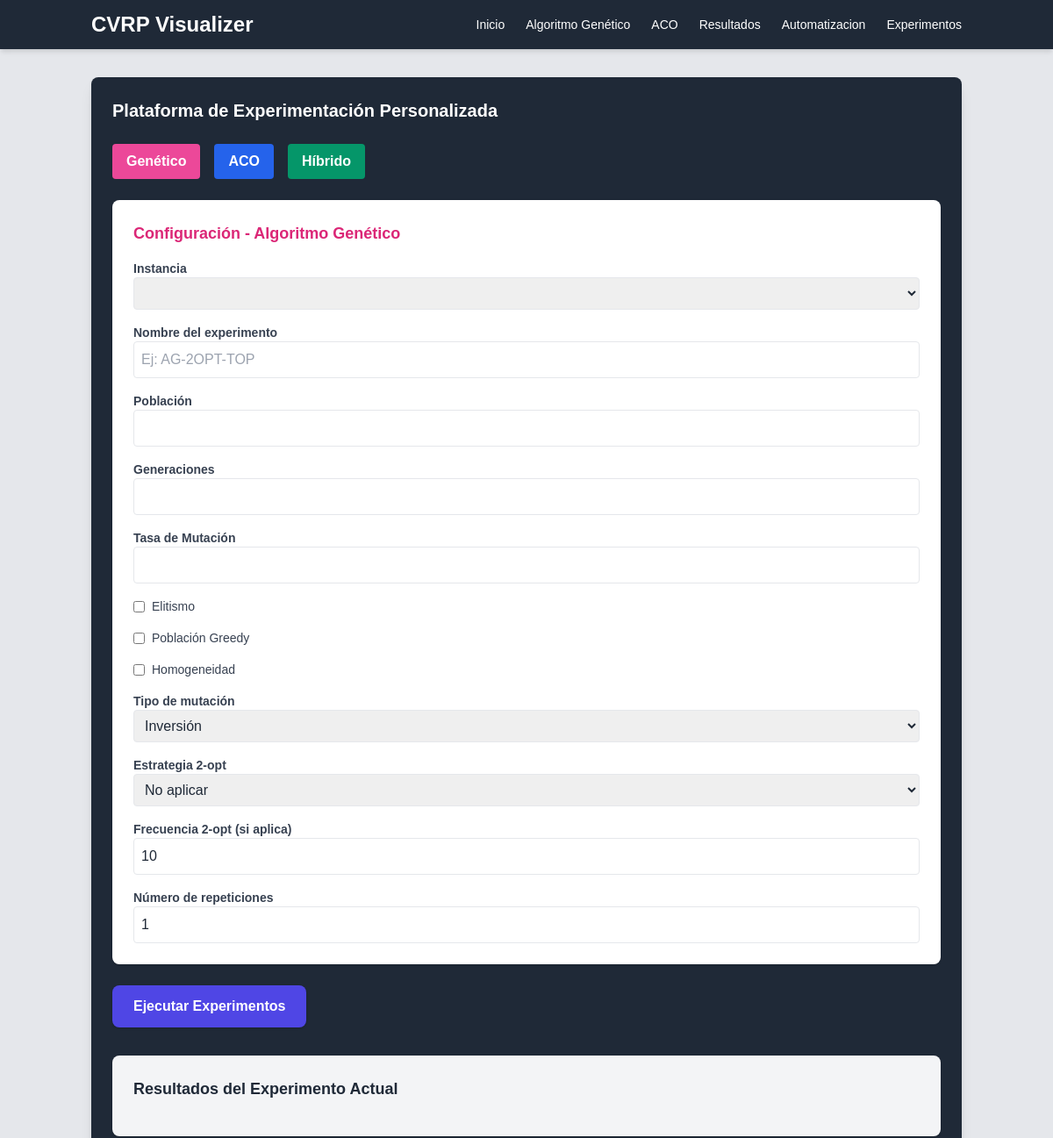
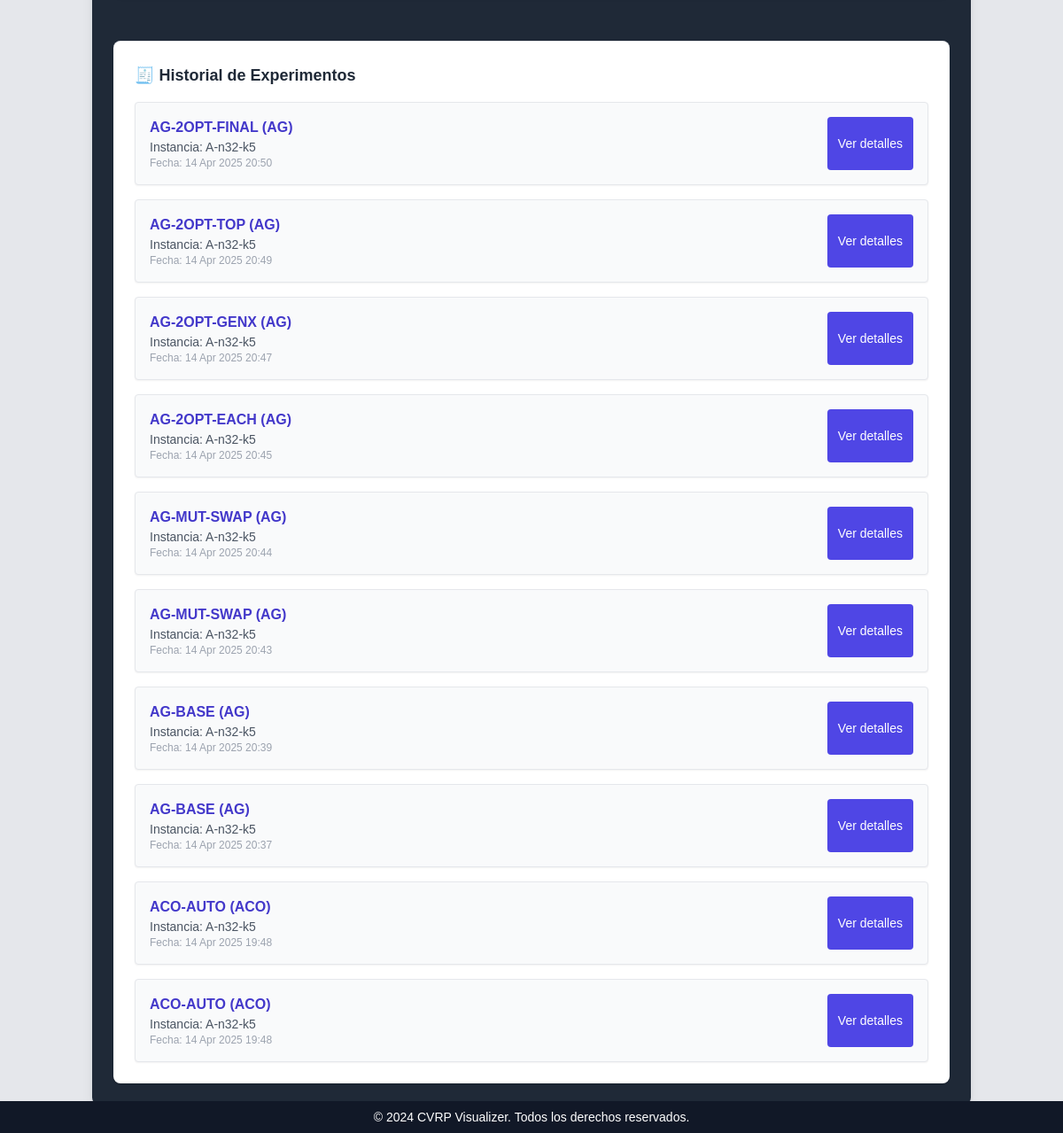
Page /experimentos/ on the committed database (2 pictures, top to bottom).
### vrp/models.py (models this page shows)
class ConfiguracionExperimento(models.Model):
    estrategia = models.ForeignKey(EstrategiaExperimento, on_delete=models.CASCADE)
    instancia = models.ForeignKey(VRPInstance, on_delete=models.CASCADE)
    population_size = models.IntegerField(null=True, blank=True)
    num_generations = models.IntegerField(null=True, blank=True)
    mutation_rate = models.FloatField(null=True, blank=True)
    use_elitism = models.BooleanField(null=True, blank=True)
    num_ants = models.IntegerField(null=True, blank=True)
    max_iter = models.IntegerField(null=True, blank=True)
    alpha = models.FloatField(null=True, blank=True)
    beta = models.FloatField(null=True, blank=True)
    evaporation_rate = models.FloatField(null=True, blank=True)
    reinicio = models.BooleanField(default=False)
    hibridacion = models.BooleanField(default=False)
    poblacion_desde_aco = models.BooleanField(default=False)
    tipo_mutacion = models.CharField(
            max_length=20,
            choices=[('inversion', 'Inversión'), ('swap_sequence', 'Intercambio de Secuencias')],
            default='inversion' )
    estrategia_2opt = models.CharField(
            max_length=20,
            choices=[
                ('NO_2OPT', 'No aplicar'),
                ('EACH_GEN', 'Cada hijo (AG)'),
                ('GEN_X', 'Cada N generaciones (AG)'),
                ('TOP_GEN', 'Top de la generación (AG)'),
                ('FINAL', 'Solo al final (AG/ACO)'),
                ('ALL', 'Todas las hormigas (ACO)'),
                ('STUCK', 'Si se estanca (ACO)'),
                ('LAST', 'Ultima hormiga (ACO)'),
            ],
            default='NO_2OPT'
        )
    usar_swap = models.BooleanField(default=False)
    reinicio_adaptativo = models.BooleanField(default=False)
    restriccion_nodos = models.BooleanField(default=True)
    ajuste_dinamico = models.BooleanField(default=True)
    exportar_poblacion = models.BooleanField(default=False)
    freq_2opt = models.IntegerField(null=True, blank=True, default=10)
    timestamp = models.DateTimeField(auto_now_add=True)

class EstrategiaExperimento(models.Model):
    nombre = models.CharField(max_length=100)  # Ej: AG-BASE, ACO-OPT2, HIBRIDO-A2G
    algoritmo = models.CharField(max_length=50, choices=[
        ('AG', 'Algoritmo Genético'),
        ('ACO', 'ACO'),
        ('HIBRIDO', 'Híbrido')
    ])
    descripcion = models.TextField(blank=True)

class VRPInstance(models.Model):
    name_model = models.ForeignKey(benchmark, on_delete=models.CASCADE)
    population_size = models.IntegerField(null=True, blank=True)
    num_generations = models.IntegerField(null=True, blank=True)
    mutation_rate = models.FloatField(null=True, blank=True)
    use_elitism = models.BooleanField(default=True)

class benchmark(models.Model):
    name_model = models.CharField(max_length=100,default='None',unique=True)
    num_customers = models.IntegerField()
    num_vehicles = models.IntegerField()
    capacity = models.IntegerField()
    cost_solution = models.FloatField(null=True, blank=True)  # 👈 Aquí el nuevo campo

### vrp/views.py (the view)
# urls.py: path('experimentos/', views.experimentos, name='experimentos'),
def experimentos(request):
    instancias = listar_instancias()
    historial = ConfiguracionExperimento.objects.select_related('estrategia', 'instancia__name_model') \
        .order_by('-timestamp')[:10]
    resumenes = {
        config.id: ResumenExperimento.objects.filter(configuracion=config).first()
        for config in historial
    }
    instancias_filtradas = {
        categoria: archivos
        for categoria, archivos in instancias.items()
        if not categoria.endswith('-sol')
    }
    return render(request, 'experimentos.html', {
        'instancias': instancias_filtradas,
        'historial': historial,
        'resumenes': resumenes,
    })

### vrp/templatetags/filters.py (called while the page is built)
@register.filter
def get_item(dictionary, key):
    return dictionary.get(key)

### vrp/views.py (called while the page is built)
def listar_instancias():
    instancias_dir = os.path.join(settings.BASE_DIR, 'vrp', 'static', 'instancias')
    instancias = {}
    for root, dirs, files in os.walk(instancias_dir):
        if root == instancias_dir:
            continue
        categoria = os.path.basename(root)
        instancias[categoria] = [os.path.join(categoria, f) for f in files if f.endswith('.vrp')]
        solucion = categoria + '-sol'
        instancias[solucion] = [os.path.join(categoria, f) for f in files if f.endswith('.sol')]
    return instancias

### vrp/templates/experimentos.html (shortened to what this page needs)
{% extends 'layout.html' %}
{% load static %}
{% load filters %}
{% block content %}
<div class="bg-gray-800 p-6 rounded-lg shadow-lg">
  <h1 class="text-xl text-white font-bold mb-6">Plataforma de Experimentación Personalizada</h1>
  <div class="flex space-x-4 mb-6">
    <button onclick="switchTab('ag')" class="bg-pink-500 hover:bg-pink-400 text-white font-bold py-2 px-4 rounded">Genético</button>
    <button onclick="switchTab('aco')" class="bg-blue-600 hover:bg-blue-400 text-white font-bold py-2 px-4 rounded">ACO</button>
    <button onclick="switchTab('hibrido')" class="bg-green-600 hover:bg-green-400 text-white font-bold py-2 px-4 rounded">Híbrido</button>
  </div>
  <div id="config-ag" class="bg-white p-6 rounded-lg shadow mb-6 text-gray-800">
    <h2 class="text-lg font-bold mb-4 text-pink-600">Configuración - Algoritmo Genético</h2>
    {% include 'partials/parametros_ag.html' %}
  </div>
  <button id="submit-button" onclick="ejecutarExperimentos()" class="bg-indigo-600 hover:bg-indigo-400 text-white font-bold py-3 px-6 rounded-lg shadow transition transform hover:scale-105">
    Ejecutar Experimentos
  </button>
<div id="resultados" class="mt-8 bg-gray-100 p-6 rounded-lg shadow">
  <h2 class="text-lg font-bold mb-4 text-gray-800">Resultados del Experimento Actual</h2>
</div>
<div class="mt-12 bg-white p-6 rounded-lg shadow border-t">
  <h2 class="text-lg font-bold mb-4 text-gray-800">🧾 Historial de Experimentos</h2>
  <div class="space-y-4">
    {% for config in historial %}
    <div class="p-4 bg-gray-50 rounded shadow-sm border">
      <div class="flex justify-between">
        <div>
          <p class="font-semibold text-indigo-700">{{ config.estrategia.nombre }} ({{ config.estrategia.algoritmo }})</p>
          <p class="text-sm text-gray-600">Instancia: {{ config.instancia.name_model.name_model }}</p>
          <p class="text-xs text-gray-400">Fecha: {{ config.timestamp|date:"d M Y H:i" }}</p>
        </div>
        <button onclick="toggleParametros('{{ config.id }}')" class="bg-indigo-600 hover:bg-indigo-500 text-white text-sm px-3 py-1 rounded">Ver detalles</button>
      </div>
    </div>
    {% endfor %}
  </div>
</div>
</div>
{% endblock %}

### vrp/templates/layout.html (shortened to what this page needs)
<!DOCTYPE html>
<html lang="en">
<head>
    {% load static %}
    <link href="https://cdn.jsdelivr.net/npm/tailwindcss@2.2.19/dist/tailwind.min.css" rel="stylesheet">
    <link href="{% static 'css/style.css' %}" rel="stylesheet">
</head>
<header class="bg-gray-800 text-white py-3 shadow-md">
    <div class="container mx-auto px-4 flex justify-between items-center">
        <h1 class="text-2xl font-bold">CVRP Visualizer</h1>
        <nav>
            <ul class="flex space-x-6">
                <li>
                    <a href="{% url 'inicio' %}" class="text-sm text-bold text-white hover:text-gray-300">Inicio</a>
                </li>
                <li>
                    <a href="{% url 'algoritmo_genetico' %}" class="text-sm text-bold text-white hover:text-gray-300">Algoritmo Genético</a>
                </li>
                <li>
                    <a href="{% url 'aco' %}" class="text-sm text-bold text-white hover:text-gray-300">ACO</a>
                </li>
                <li>
                    <a href="{% url 'run_automation' %}" class="text-sm text-bold text-white hover:text-gray-300">Resultados</a>
                </li>
                <li>
                    <a href="{% url 'seleccionar_instancias' %}" class="text-sm text-bold text-white hover:text-gray-300">Automatizacion</a>
                </li>
                <li>
                    <a href="{% url 'experimentos' %}" class="text-sm text-bold text-white hover:text-gray-300">Experimentos</a>
                  </li>
            </ul>
        </nav>
    </div>
</header>
<body class="bg-gray-200 text-gray-200">
    <main class="container mx-auto px-4 py-8">
        {% block content %}{% endblock %}
    </main>
</body>
<footer class="bg-gray-900 text-white py-2 mt-8">
    <div class="container mx-auto px-4 text-center">
        <p class='text-sm'>&copy; 2024 CVRP Visualizer. Todos los derechos reservados.</p>
    </div>
</footer>
</html>

### vrp/templates/partials/parametros_ag.html (shortened to what this page needs)
<form id="form-ag" class="space-y-4">
  <div>
    <label class="block text-sm font-bold text-gray-700">Instancia</label>
    <select name="instancia" class="w-full p-2 border rounded">
    </select>
  </div>
  <div>
    <label class="block text-sm font-bold text-gray-700">Nombre del experimento</label>
    <input type="text" name="nombre_estrategia" required placeholder="Ej: AG-2OPT-TOP" class="w-full p-2 border rounded">
  </div>
  <div>
    <label class="block text-sm font-bold text-gray-700">Población</label>
    <input type="number" name="population_size" class="w-full p-2 border rounded">
  </div>
  <div>
    <label class="block text-sm font-bold text-gray-700">Generaciones</label>
    <input type="number" name="num_generations" class="w-full p-2 border rounded">
  </div>
  <div>
    <label class="block text-sm font-bold text-gray-700">Tasa de Mutación</label>
    <input type="number" step="0.01" name="mutation_rate" class="w-full p-2 border rounded">
  </div>
  <div class="flex items-center space-x-2">
    <input type="checkbox" name="use_elitism" id="elitism">
    <label for="elitism" class="text-sm text-gray-700">Elitismo</label>
  </div>
  <div class="flex items-center space-x-2">
    <input type="checkbox" name="gready" id="gready">
    <label for="gready" class="text-sm text-gray-700">Población Greedy</label>
  </div>
  <div class="flex items-center space-x-2">
    <input type="checkbox" name="homogenia" id="homogenia">
    <label for="homogenia" class="text-sm text-gray-700">Homogeneidad</label>
  </div>
  <div>
    <label class="block text-sm font-bold text-gray-700">Tipo de mutación</label>
    <select name="tipo_mutacion" class="w-full p-2 border rounded">
      <option value="inversion">Inversión</option>
    </select>
  </div>
  <div>
    <label class="block text-sm font-bold text-gray-700">Estrategia 2-opt</label>
    <select name="estrategia_2opt" class="w-full p-2 border rounded">
      <option value="NO_2OPT">No aplicar</option>
    </select>
  </div>
  <div>
    <label class="block text-sm font-bold text-gray-700">Frecuencia 2-opt (si aplica)</label>
    <input type="number" name="freq_2opt" class="w-full p-2 border rounded" value="10">
  </div>
  <div>
    <label class="block text-sm font-bold text-gray-700">Número de repeticiones</label>
    <input type="number" name="num_repeticiones" value="1" class="w-full p-2 border rounded">
  </div>
</form>

### vrp/static/css/style.css (style rules this page uses)
body { font-family: 'Arial', sans-serif; }
header { background-color: #333; color: #fff; padding: 10px 0; }
footer { background-color: #333; color: #fff; text-align: center; padding: 10px 0; }
body { font-family: Arial, sans-serif; margin: 0; padding: 0; background-color: #f4f4f4; }
header { background-color: #333; color: white; padding: 1em 0; text-align: center; }
footer { background-color: #333; color: white; text-align: center; padding: 1 0; position: fixed; width: 100%; bottom: 0; }
h2 { margin-top: 0; }
form { margin-top: 1em; }

### rows in the picture
ConfiguracionExperimento: estrategia.nombre "AG-2OPT-FINAL", estrategia.algoritmo "AG", instancia.name_model.name_model "A-n32-k5", timestamp "14 Apr 2025 20:50"
ConfiguracionExperimento: estrategia.nombre "AG-2OPT-TOP", estrategia.algoritmo "AG", instancia.name_model.name_model "A-n32-k5", timestamp "14 Apr 2025 20:49"
ConfiguracionExperimento: estrategia.nombre "AG-2OPT-GENX", estrategia.algoritmo "AG", instancia.name_model.name_model "A-n32-k5", timestamp "14 Apr 2025 20:47"
ConfiguracionExperimento: estrategia.nombre "AG-2OPT-EACH", estrategia.algoritmo "AG", instancia.name_model.name_model "A-n32-k5", timestamp "14 Apr 2025 20:45"
ConfiguracionExperimento: estrategia.nombre "AG-MUT-SWAP", estrategia.algoritmo "AG", instancia.name_model.name_model "A-n32-k5", timestamp "14 Apr 2025 20:44"
ConfiguracionExperimento: estrategia.nombre "AG-MUT-SWAP", estrategia.algoritmo "AG", instancia.name_model.name_model "A-n32-k5", timestamp "14 Apr 2025 20:43"
ConfiguracionExperimento: estrategia.nombre "AG-BASE", estrategia.algoritmo "AG", instancia.name_model.name_model "A-n32-k5", timestamp "14 Apr 2025 20:39"
ConfiguracionExperimento: estrategia.nombre "AG-BASE", estrategia.algoritmo "AG", instancia.name_model.name_model "A-n32-k5", timestamp "14 Apr 2025 20:37"
ConfiguracionExperimento: estrategia.nombre "ACO-AUTO", estrategia.algoritmo "ACO", instancia.name_model.name_model "A-n32-k5", timestamp "14 Apr 2025 19:48"
ConfiguracionExperimento: estrategia.nombre "ACO-AUTO", estrategia.algoritmo "ACO", instancia.name_model.name_model "A-n32-k5", timestamp "14 Apr 2025 19:48"
